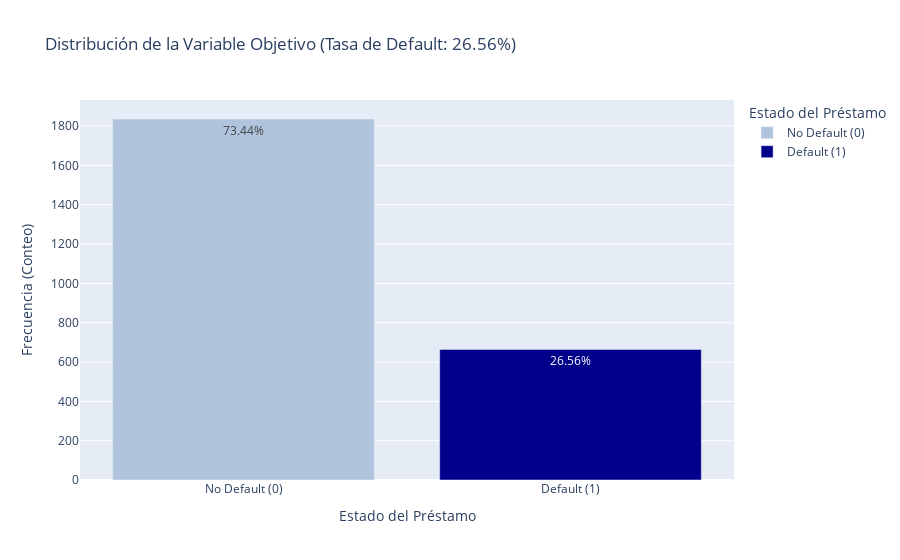
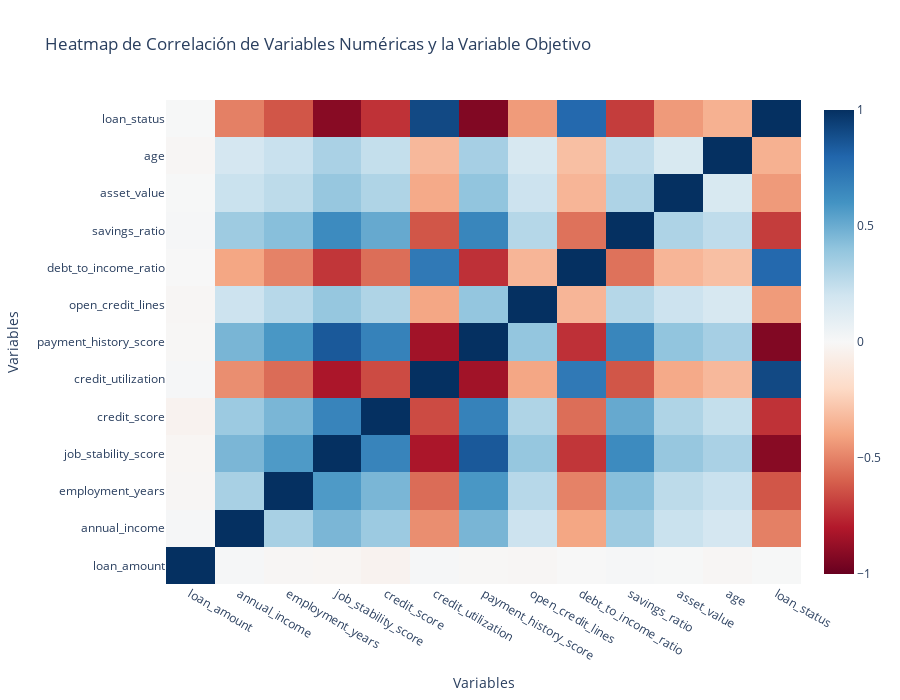
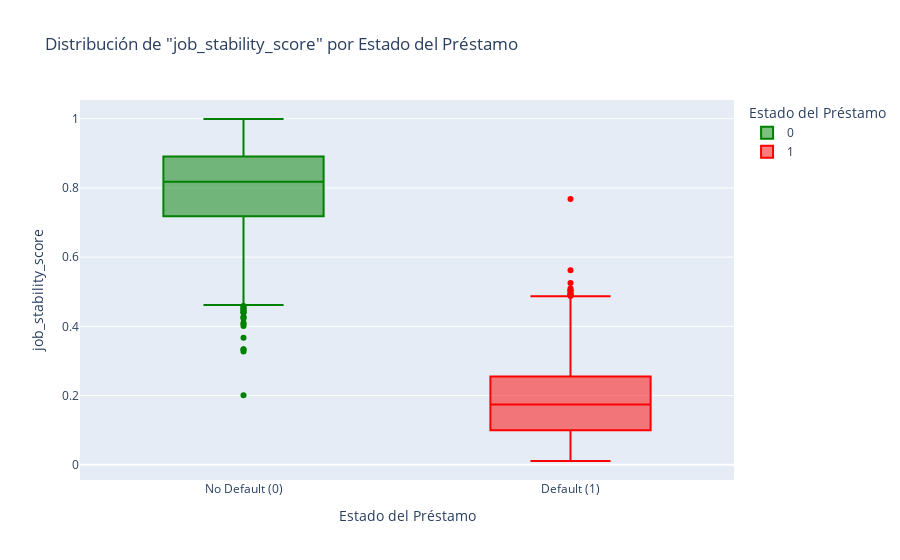
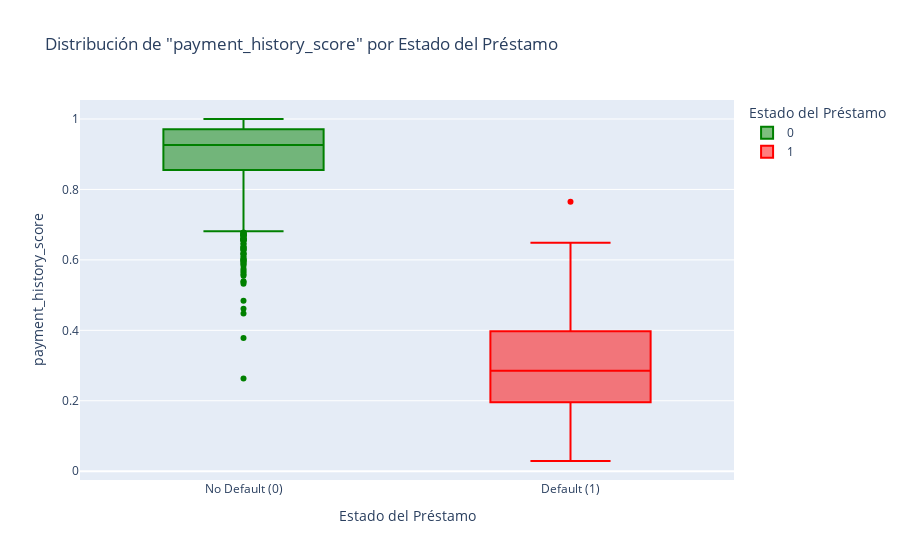

The cell these charts' notebook holds for them, in order:
### Markdown cell above
## 2. Plots and EDA

### Code cell
fig = px.bar(
    data_plot,
    x='Estado del Préstamo',
    y='Conteo',
    color='Estado del Préstamo',
    title=f'Distribución de la Variable Objetivo (Tasa de Default: {default_rate_pct:.2f}%)',
    text='Porcentaje',
    labels={'Conteo': 'Frecuencia (Conteo)', 'Estado del Préstamo': 'Estado del Préstamo'},
    color_discrete_map={'No Default (0)': 'lightsteelblue', 'Default (1)': 'darkblue'}
)
fig.update_traces(texttemplate='%{text:.2f}%', textposition='inside')
fig.show()

all_numeric_cols = numerical_features + ['loan_status']
corr_matrix = data[all_numeric_cols].corr()

fig = go.Figure(data=go.Heatmap(
    z=corr_matrix.values,
    x=corr_matrix.columns,
    y=corr_matrix.index,
    colorscale='RdBu',
    zmin=-1,
    zmax=1,
    text=corr_matrix.round(2).values,
    hoverongaps = False,
))

fig.update_layout(
    title='Heatmap de Correlación de Variables Numéricas y la Variable Objetivo',
    xaxis_title="Variables",
    yaxis_title="Variables",
    height=700
)

fig.show()

highest_3 = ["job_stability_score", "payment_history_score", "credit_utilization"]

for col in highest_3:
    fig = px.box(
        data,
        x='loan_status',
        y=col,
        color='loan_status',
        title=f'Distribución de "{col}" por Estado del Préstamo',
        labels={'loan_status': 'Estado del Préstamo', col: col},
        color_discrete_map={0: 'green', 1: 'red'}
    )
    # Mejorar las etiquetas del eje X
    fig.update_xaxes(tickvals=[0, 1], ticktext=['No Default (0)', 'Default (1)'])
    fig.show()

### Figure 1 — Plotly figure (JSON) as saved in the notebook; plotly's stock layout.template omitted (floating-point values rounded to 4 significant figures)
{"data": [{"alignmentgroup": "True", "hovertemplate": "Estado del Préstamo=%{x}<br>Frecuencia (Conteo)=%{y}<br>Porcentaje=%{text}<extra></extra>", "legendgroup": "No Default (0)", "marker": {"color": "lightsteelblue", "pattern": {"shape": ""}}, "name": "No Default (0)", "offsetgroup": "No Default (0)", "orientation": "v", "showlegend": true, "text": [73.44], "textposition": "inside", "texttemplate": "%{text:.2f}%", "type": "bar", "x": ["No Default (0)"], "xaxis": "x", "y": [1836], "yaxis": "y"}, {"alignmentgroup": "True", "hovertemplate": "Estado del Préstamo=%{x}<br>Frecuencia (Conteo)=%{y}<br>Porcentaje=%{text}<extra></extra>", "legendgroup": "Default (1)", "marker": {"color": "darkblue", "pattern": {"shape": ""}}, "name": "Default (1)", "offsetgroup": "Default (1)", "orientation": "v", "showlegend": true, "text": [26.56], "textposition": "inside", "texttemplate": "%{text:.2f}%", "type": "bar", "x": ["Default (1)"], "xaxis": "x", "y": [664], "yaxis": "y"}], "layout": {"barmode": "relative", "legend": {"title": {"text": "Estado del Préstamo"}, "tracegroupgap": 0}, "title": {"text": "Distribución de la Variable Objetivo (Tasa de Default: 26.56%)"}, "xaxis": {"anchor": "y", "categoryarray": ["No Default (0)", "Default (1)"], "categoryorder": "array", "domain": [0, 1], "title": {"text": "Estado del Préstamo"}}, "yaxis": {"anchor": "x", "domain": [0, 1], "title": {"text": "Frecuencia (Conteo)"}}}}

### Figure 2 — Plotly figure (JSON) as saved in the notebook; plotly's stock layout.template omitted (floating-point values rounded to 4 significant figures; data arrays with more than 128 entries replaced by an {"elided": "..."} marker saying what was removed)
{"data": [{"colorscale": [[0, "rgb(103,0,31)"], [0.1, "rgb(178,24,43)"], [0.2, "rgb(214,96,77)"], [0.3, "rgb(244,165,130)"], [0.4, "rgb(253,219,199)"], [0.5, "rgb(247,247,247)"], [0.6, "rgb(209,229,240)"], [0.7, "rgb(146,197,222)"], [0.8, "rgb(67,147,195)"], [0.9, "rgb(33,102,172)"], [1, "rgb(5,48,97)"]], "hoverongaps": false, "text": {"elided": "13x13 float values"}, "type": "heatmap", "x": ["loan_amount", "annual_income", "employment_years", "job_stability_score", "credit_score", "credit_utilization", "payment_history_score", "open_credit_lines", "debt_to_income_ratio", "savings_ratio", "asset_value", "age", "loan_status"], "y": ["loan_amount", "annual_income", "employment_years", "job_stability_score", "credit_score", "credit_utilization", "payment_history_score", "open_credit_lines", "debt_to_income_ratio", "savings_ratio", "asset_value", "age", "loan_status"], "z": {"elided": "13x13 float values"}, "zmax": 1, "zmin": -1}], "layout": {"height": 700, "title": {"text": "Heatmap de Correlación de Variables Numéricas y la Variable Objetivo"}, "xaxis": {"title": {"text": "Variables"}}, "yaxis": {"title": {"text": "Variables"}}}}

### Figure 3 — Plotly figure (JSON) as saved in the notebook; plotly's stock layout.template omitted (floating-point values rounded to 4 significant figures; data arrays with more than 128 entries replaced by an {"elided": "..."} marker saying what was removed)
{"data": [{"alignmentgroup": "True", "hovertemplate": "Estado del Préstamo=%{x}<br>job_stability_score=%{y}<extra></extra>", "legendgroup": "0", "marker": {"color": "green"}, "name": "0", "notched": false, "offsetgroup": "0", "orientation": "v", "showlegend": true, "type": "box", "x": {"elided": "1836 int values"}, "x0": " ", "xaxis": "x", "y": {"elided": "1836 float values"}, "y0": " ", "yaxis": "y"}, {"alignmentgroup": "True", "hovertemplate": "Estado del Préstamo=%{x}<br>job_stability_score=%{y}<extra></extra>", "legendgroup": "1", "marker": {"color": "red"}, "name": "1", "notched": false, "offsetgroup": "1", "orientation": "v", "showlegend": true, "type": "box", "x": {"elided": "664 int values"}, "x0": " ", "xaxis": "x", "y": {"elided": "664 float values"}, "y0": " ", "yaxis": "y"}], "layout": {"boxmode": "overlay", "legend": {"title": {"text": "Estado del Préstamo"}, "tracegroupgap": 0}, "title": {"text": "Distribución de \"job_stability_score\" por Estado del Préstamo"}, "xaxis": {"anchor": "y", "categoryarray": [0, 1], "categoryorder": "array", "domain": [0, 1], "ticktext": ["No Default (0)", "Default (1)"], "tickvals": [0, 1], "title": {"text": "Estado del Préstamo"}}, "yaxis": {"anchor": "x", "domain": [0, 1], "title": {"text": "job_stability_score"}}}}

### Figure 4 — Plotly figure (JSON) as saved in the notebook; plotly's stock layout.template omitted (floating-point values rounded to 4 significant figures; data arrays with more than 128 entries replaced by an {"elided": "..."} marker saying what was removed)
{"data": [{"alignmentgroup": "True", "hovertemplate": "Estado del Préstamo=%{x}<br>payment_history_score=%{y}<extra></extra>", "legendgroup": "0", "marker": {"color": "green"}, "name": "0", "notched": false, "offsetgroup": "0", "orientation": "v", "showlegend": true, "type": "box", "x": {"elided": "1836 int values"}, "x0": " ", "xaxis": "x", "y": {"elided": "1836 float values"}, "y0": " ", "yaxis": "y"}, {"alignmentgroup": "True", "hovertemplate": "Estado del Préstamo=%{x}<br>payment_history_score=%{y}<extra></extra>", "legendgroup": "1", "marker": {"color": "red"}, "name": "1", "notched": false, "offsetgroup": "1", "orientation": "v", "showlegend": true, "type": "box", "x": {"elided": "664 int values"}, "x0": " ", "xaxis": "x", "y": {"elided": "664 float values"}, "y0": " ", "yaxis": "y"}], "layout": {"boxmode": "overlay", "legend": {"title": {"text": "Estado del Préstamo"}, "tracegroupgap": 0}, "title": {"text": "Distribución de \"payment_history_score\" por Estado del Préstamo"}, "xaxis": {"anchor": "y", "categoryarray": [0, 1], "categoryorder": "array", "domain": [0, 1], "ticktext": ["No Default (0)", "Default (1)"], "tickvals": [0, 1], "title": {"text": "Estado del Préstamo"}}, "yaxis": {"anchor": "x", "domain": [0, 1], "title": {"text": "payment_history_score"}}}}
